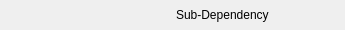
<?xml version="1.0" encoding="UTF-8"?>
<ui version="4.0">
 <class>Form</class>
 <widget class="QWidget" name="Form">
  <property name="geometry">
   <rect>
    <x>0</x>
    <y>0</y>
    <width>345</width>
    <height>30</height>
   </rect>
  </property>
  <property name="windowTitle">
   <string>Form</string>
  </property>
  <layout class="QHBoxLayout" name="horizontalLayout">
   <property name="leftMargin">
    <number>0</number>
   </property>
   <property name="topMargin">
    <number>0</number>
   </property>
   <property name="rightMargin">
    <number>0</number>
   </property>
   <property name="bottomMargin">
    <number>0</number>
   </property>
   <item>
    <widget class="QLabel" name="label_number">
     <property name="text">
      <string/>
     </property>
     <property name="alignment">
      <set>Qt::AlignRight|Qt::AlignTrailing|Qt::AlignVCenter</set>
     </property>
    </widget>
   </item>
   <item>
    <widget class="QLabel" name="label_depend">
     <property name="text">
      <string>Sub-Dependency</string>
     </property>
    </widget>
   </item>
  </layout>
 </widget>
 <resources/>
 <connections/>
</ui>
